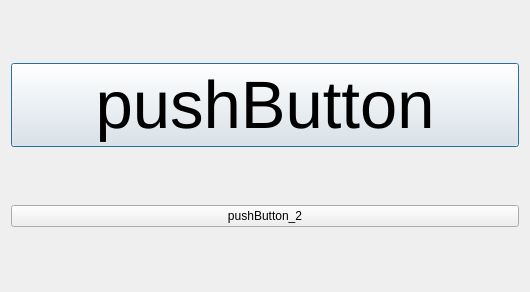
<?xml version="1.0" encoding="UTF-8"?>
<ui version="4.0">
 <class>ChoiceLevel</class>
 <widget class="QDialog" name="ChoiceLevel">
  <property name="geometry">
   <rect>
    <x>0</x>
    <y>0</y>
    <width>530</width>
    <height>292</height>
   </rect>
  </property>
  <property name="windowTitle">
   <string>Select level</string>
  </property>
  <layout class="QGridLayout" name="gridLayout">
   <item row="0" column="0">
    <widget class="QPushButton" name="pushButton">
     <property name="sizePolicy">
      <sizepolicy hsizetype="Minimum" vsizetype="Maximum">
       <horstretch>0</horstretch>
       <verstretch>0</verstretch>
      </sizepolicy>
     </property>
     <property name="font">
      <font>
       <pointsize>50</pointsize>
      </font>
     </property>
     <property name="text">
      <string>pushButton</string>
     </property>
    </widget>
   </item>
   <item row="1" column="0">
    <widget class="QPushButton" name="pushButton_2">
     <property name="text">
      <string>pushButton_2</string>
     </property>
    </widget>
   </item>
  </layout>
 </widget>
 <resources/>
 <connections/>
</ui>
